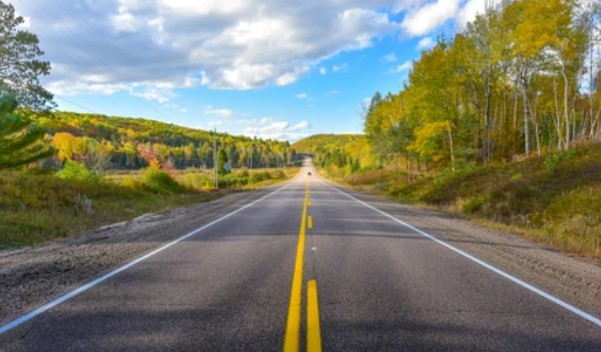
#> input picture test_image.jpg, 601 x 352 px
$ python lanes.py
#> lines starting #> are read from the running program, lines starting #| are printed output that depends on the picture; after the words box and inside, x2 and y2 are one past the last pixel; in counts of white or black regions, pixels touching at a corner belong together
#> further down, image is the input picture: shape (352, 601, 3); mean B, G, R 109.1, 126.4, 124.6
import cv2
import numpy as np


def make_coordinates(image,line_parameters):
    slope,intercept=line_parameters
    y1=image.shape[0]
    y2=int(y1*(3/5))
    x1=int((y1-intercept)/slope)
    x2=int((y2-intercept)/slope)
    return np.array([x1,y1,x2,y2])


def average_slope_intercept(image,lines):
    left_fit=[]
    right_fit=[]
    for line in lines:
        x1,y1,x2,y2=line.reshape(4)
        parameters=np.polyfit((x1,x2),(y1,y2),1)
        slope=parameters[0]
        intercept=parameters[1]
        if slope<0:
            left_fit.append((slope,intercept))
        else:
            right_fit.append((slope,intercept))
    left_fit_average =np.average(left_fit,axis=0)
    right_fit_average =np.average(right_fit,axis=0)
    left_line=make_coordinates(image,left_fit_average)
    right_line=make_coordinates(image,right_fit_average)
    return np.array([left_line,right_line])


def canny(image):
    gray=cv2.cvtColor(image,cv2.COLOR_RGB2GRAY)
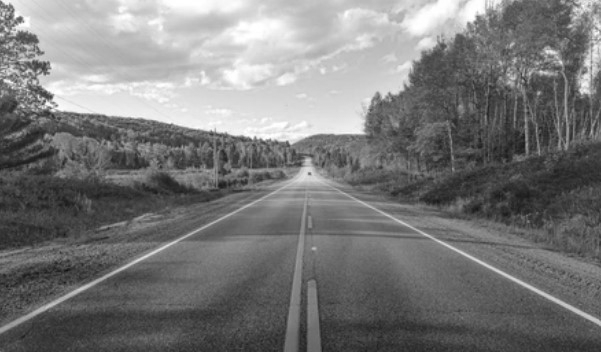
#> gray: shape (352, 601); min 15, max 255, mean 121
    blur=cv2.GaussianBlur(gray,(5,5),0)
    canny=cv2.Canny(blur,50,150)
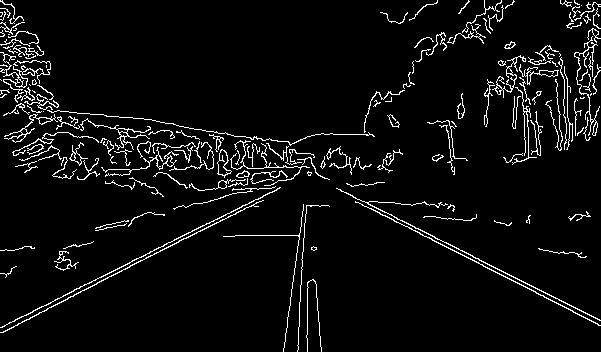
#> canny: shape (352, 601); 5.2% white in thin lines or dots
    return canny

def display_lines(image,lines):
    line_image=np.zeros_like(image)
    if lines is not None:
        for line in lines:
            x1,y1,x2,y2=line.reshape(4)
            cv2.line(line_image,(x1,y1),(x2,y2),(255,0,0),10)
    return line_image


def region_of_interest(image):
    height = image.shape[0]
#> height = 352
    polygons = np.array([[(height,1000), (1000, height), (250, 200)]])
#> polygons = [[352, 1000], [1000, 352], [250, 200]]
    mask = np.zeros_like(image)
    cv2.fillPoly(mask, polygons, 255)
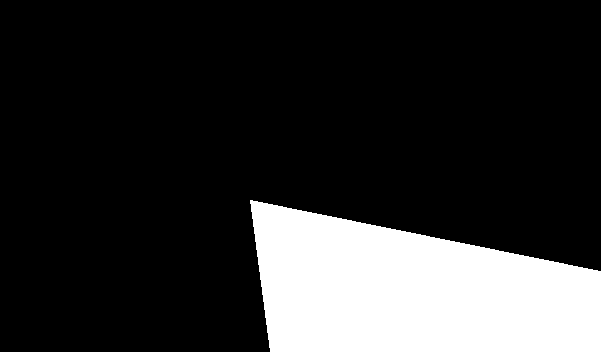
#> mask: shape (352, 601); 18.6% white; 1 white region, box (x1, y1, x2, y2) and area: (250, 200, 601, 352) 39372
    masked_image = cv2.bitwise_and(image, mask)
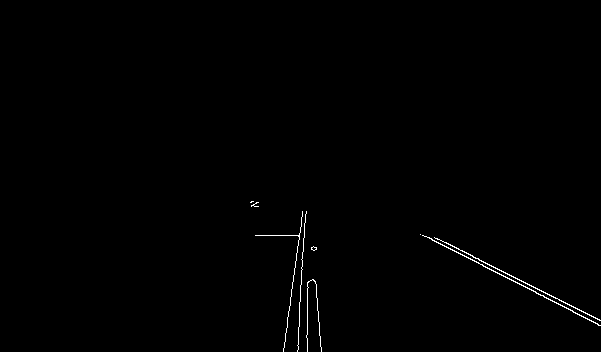
#> masked_image: shape (352, 601); 0.48% white in thin lines or dots, all inside (x1, y1, x2, y2) = (250, 201, 601, 352)
    return masked_image


image=cv2.imread('test_image.jpg')
lane_image=np.copy(image)
canny_image=canny(lane_image)
cropped_image=region_of_interest(canny_image)
lines=cv2.HoughLinesP(cropped_image,2,np.pi/180,100,np.array([]),minLineLength=40,maxLineGap=5)
#> lines = [[434, 237, 553, 296], [420, 234, 600, 325], [300, 294, 305, 214], [426, 236, 597, 323]]
averaged_lines=average_slope_intercept(lane_image,lines)
#> the loop in average_slope_intercept, `for line in lines:` made 4 passes
#> (x1, y1, x2, y2, slope, intercept) on passes 1 to 4: (434, 237, 553, 296, 0.496, 21.82), (420, 234, 600, 325, 0.506, 21.67), (300, 294, 305, 214, -16, 5094), (426, 236, 597, 323, 0.509, 19.26)
#> after the loop in average_slope_intercept, `for line in lines:`: left_fit = [(-16, 5094)]; right_fit = [(0.496, 21.82), (0.506, 21.67), (0.509, 19.26)]
#> in average_slope_intercept, `left_fit_average =np.average(left_fit,axis=0)`: left_fit_average = [-16, 5094]
#> in average_slope_intercept, `right_fit_average =np.average(right_fit,axis=0)`: right_fit_average = [0.503, 20.92]
#> in make_coordinates, `slope,intercept=line_parameters`: slope = -16; intercept = 5094
#> in make_coordinates, `x1=int((y1-intercept)/slope)`: x1 = 296
#> in make_coordinates, `x2=int((y2-intercept)/slope)`: x2 = 305
#> in average_slope_intercept, `left_line=make_coordinates(image,left_fit_average)`: left_line = [296, 352, 305, 211]
#> in average_slope_intercept, `right_line=make_coordinates(image,right_fit_average)`: right_line = [657, 352, 377, 211]
#> averaged_lines = [[296, 352, 305, 211], [657, 352, 377, 211]]
line_image=display_lines(lane_image,averaged_lines)
#> the loop in display_lines, `for line in lines:` made 2 passes
#> after the loop in display_lines, `for line in lines:`:
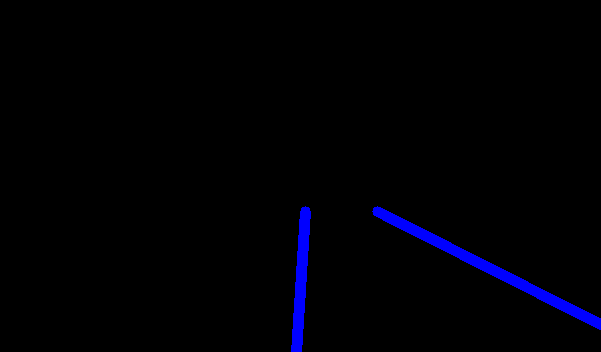
#> line_image: shape (352, 601, 3); mean of channels 0, 1, 2 5.2, 0, 0; drawn as B, G, R

combo_image=cv2.addWeighted(lane_image,0.8,line_image,1,1)
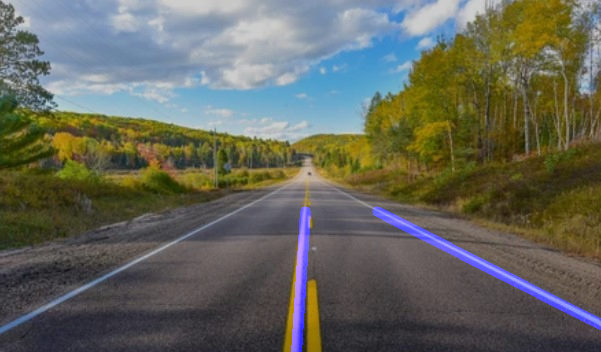
#> combo_image: shape (352, 601, 3); mean B, G, R 91.7, 102.1, 100.7
cv2.imshow('result',combo_image)
cv2.waitKey(0)
